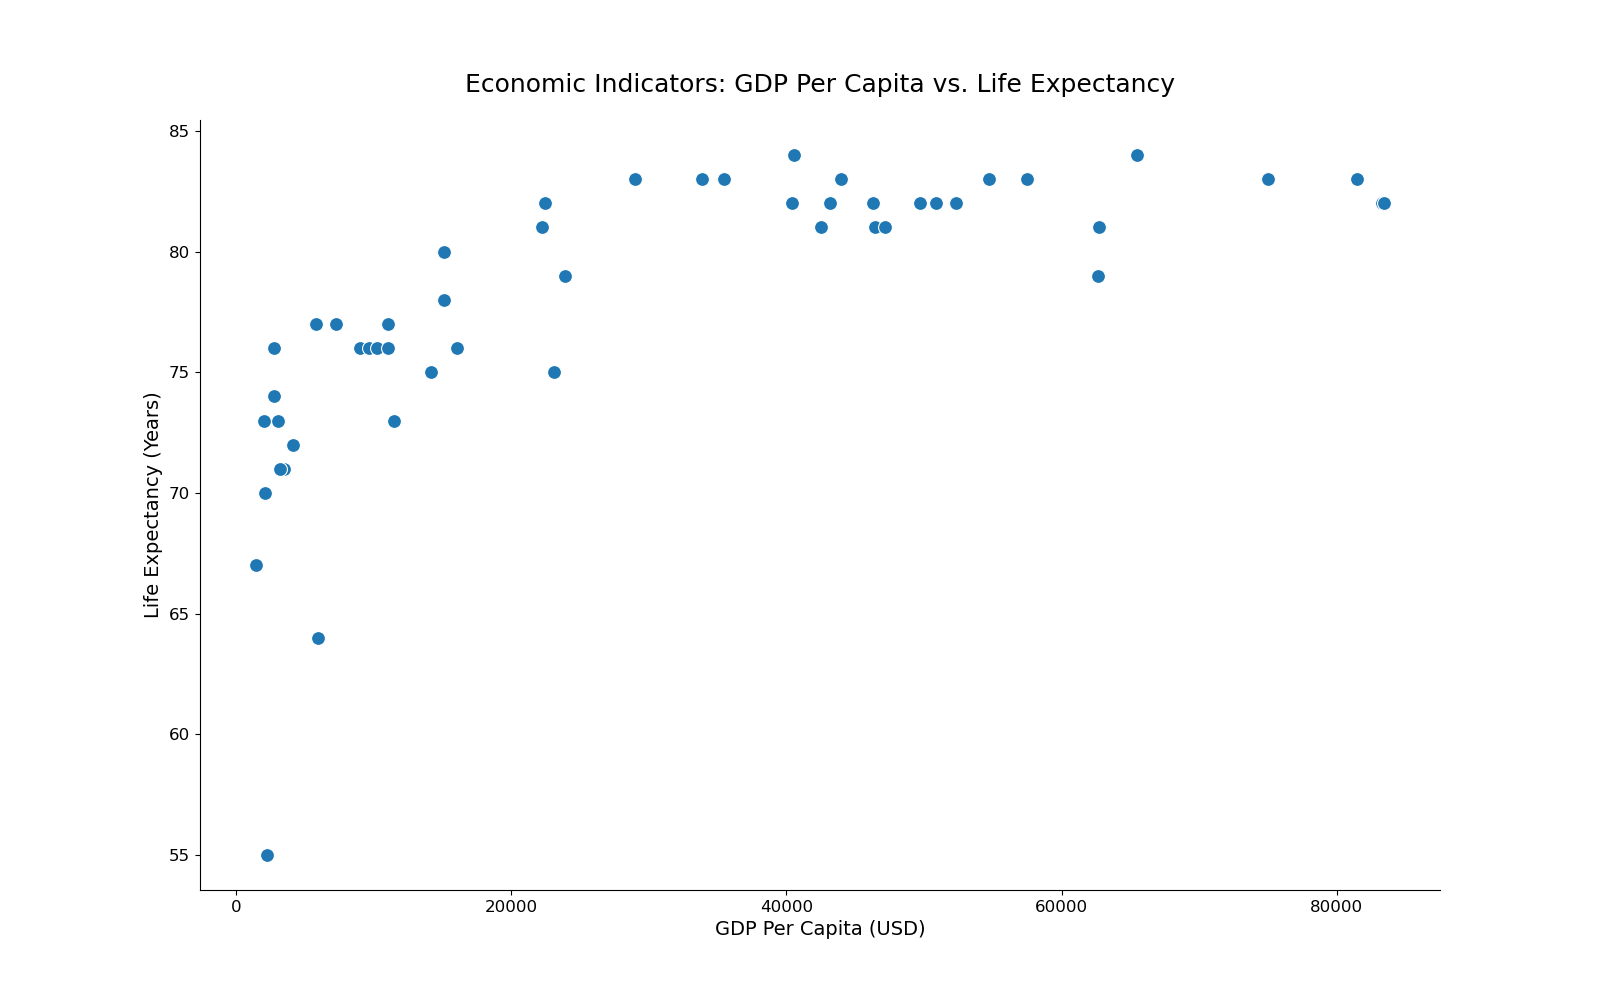

The Python source for this figure:

import seaborn as sns
import matplotlib.pyplot as plt
import pandas as pd
from io import StringIO

data = """
Country,GDP_Per_Capita,Life_Expectancy
United States,62641,79
China,10261,76
Japan,40566,84
Germany,46476,81
India,2100,70
United Kingdom,42500,81
France,40449,82
Brazil,9000,76
Italy,35500,83
Canada,46300,82
South Korea,33850,83
Russia,11500,73
Australia,57500,83
Spain,29000,83
Mexico,9700,76
Indonesia,4135,72
Netherlands,52300,82
Saudi Arabia,23100,75
Turkey,11100,77
Switzerland,81450,83
Sweden,54700,83
Nigeria,2250,55
Argentina,10250,76
Poland,15100,78
Norway,75000,83
Egypt,3100,73
Belgium,47200,81
South Africa,6000,64
Colombia,5800,77
Thailand,7290,77
Iran,2800,76
Philippines,3500,71
Vietnam,2750,74
Bangladesh,2060,73
Pakistan,1500,67
Malaysia,11100,76
Chile,15100,80
Singapore,65500,84
Greece,22500,82
Portugal,22250,81
New Zealand,43200,82
Israel,44000,83
Ireland,83300,82
Austria,50900,82
Ukraine,3200,71
Hungary,16100,76
Romania,14200,75
Czech Republic,23900,79
Finland,49700,82
Denmark,62700,81
Ireland,83400,82
"""

df = pd.read_csv(StringIO(data))

plt.figure(figsize=(16, 10))
scatter = sns.scatterplot(
    data=df, 
    x="GDP_Per_Capita", 
    y="Life_Expectancy", 
    palette=sns.color_palette(["#FF5733", "#33C3FF"]),
    edgecolor="w", s=100
)

scatter.set_title('Economic Indicators: GDP Per Capita vs. Life Expectancy', fontsize=18, pad=20)
scatter.set_xlabel('GDP Per Capita (USD)', fontsize=14)
scatter.set_ylabel('Life Expectancy (Years)', fontsize=14)

plt.xticks(fontsize=12)
plt.yticks(fontsize=12)

sns.despine()

plt.show()
